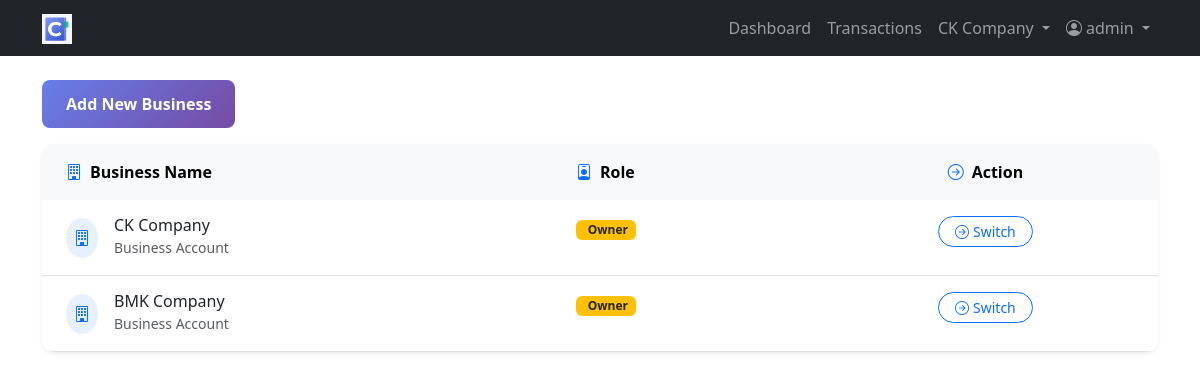
Before: / (signed in) with the older database file.
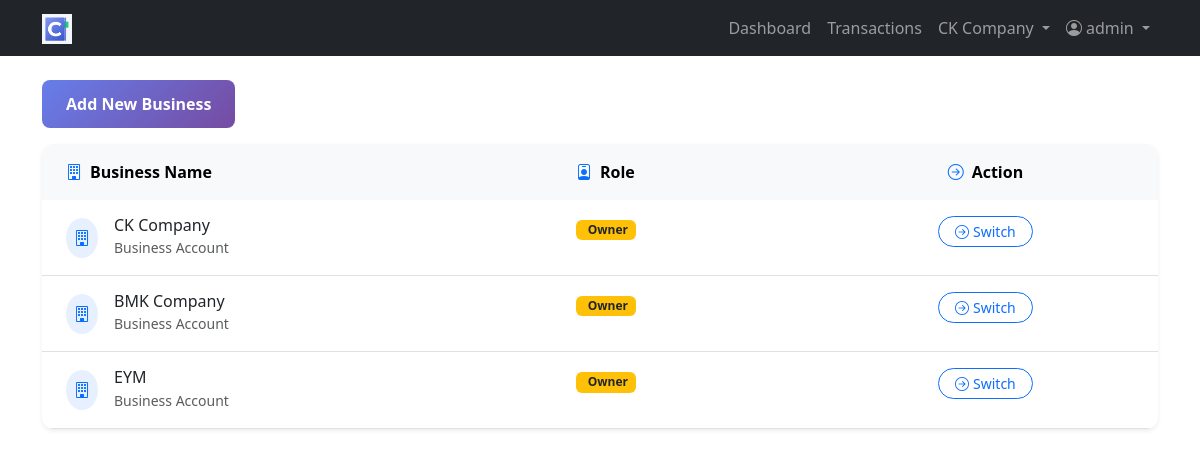
After: the same page with the newer database file.
### book/models.py (models this page shows, shortened)
class Business(models.Model):
    name = models.CharField(max_length=120, unique=True)
    category = models.ForeignKey(BusinessCategory, on_delete=models.SET_NULL, null=True, blank=True)
    business_type = models.ForeignKey(BusinessType, on_delete=models.SET_NULL, null=True, blank=True)
    created_at = models.DateTimeField(auto_now_add=True)
    class Meta:
        verbose_name = "Business"
        verbose_name_plural = "Businesses"

class Membership(models.Model):
    class Role(models.TextChoices):
        OWNER = 'OWNER', 'Owner'
        ADMIN = 'ADMIN', 'Admin'
        STAFF = 'STAFF', 'Staff'
    user = models.ForeignKey(User, on_delete=models.CASCADE)
    business = models.ForeignKey(Business, on_delete=models.CASCADE)
    role = models.CharField(max_length=8, choices=Role.choices)
    class Meta:
        unique_together = ('user', 'business')

### book/views.py (the view, shortened to what this page needs)
# urls.py: path('', views.home, name='home'),
@login_required
def home(request):
    memberships = Membership.objects.filter(user=request.user).select_related('business')
    form = BusinessForm()
    categories = BusinessCategory.objects.all()
    business_types = BusinessType.objects.all()
    return render(request, 'business/list.html', {
        'memberships': memberships,
        'form': form,
        'categories': categories,
        'business_types': business_types
    })

### book/context_processors.py (called while the page is built)
def current_business(request):
    biz_id = request.session.get('biz_id')
    biz = Business.objects.filter(id=biz_id).first() if biz_id else None
    memberships = []
    current_membership = None
    if request.user.is_authenticated:
        memberships = Membership.objects.filter(user=request.user).select_related('business')
        if biz_id:
            current_membership = Membership.objects.filter(user=request.user, business_id=biz_id).first()
    return {'current_business': biz, 'memberships': memberships, 'current_membership': current_membership}

### templates/business/list.html (shortened to what this page needs)
{% extends 'base.html' %}
{% block content %}
<div class="d-flex justify-content-between mb-3">
  <button class="btn btn-primary" data-bs-toggle="modal" data-bs-target="#createBusinessModal">Add New Business</button>
</div>
<div class="d-none d-md-block">
    <div class="card shadow-sm border-0">
        <div class="card-body p-0">
            <div class="table-responsive">
                <table class="table table-hover mb-0">
                    <thead class="table-light">
                        <tr>
                            <th class="border-0 py-3 px-4">
                                <i class="bi bi-building me-2 text-primary"></i>Business Name
                            </th>
                            <th class="border-0 py-3 px-4">
                                <i class="bi bi-person-badge me-2 text-primary"></i>Role
                            </th>
                            <th class="border-0 py-3 px-4 text-center">
                                <i class="bi bi-arrow-right-circle me-2 text-primary"></i>Action
                            </th>
                        </tr>
                    </thead>
                    <tbody>
                        {% for m in memberships %}
                        <tr class="border-bottom">
                            <td class="py-3 px-4">
                                <div class="d-flex align-items-center">
                                    <div class="bg-primary bg-opacity-10 rounded-circle p-2 me-3">
                                        <i class="bi bi-building text-primary"></i>
                                    </div>
                                    <div>
                                        <h6 class="mb-0 text-dark">{{ m.business.name }}</h6>
                                        <small class="text-muted">Business Account</small>
                                    </div>
                                </div>
                            </td>
                            <td class="py-3 px-4">
                                {% if m.role == 'OWNER' %}
                                    <span class="badge bg-warning text-dark">
                                        Owner
                                    </span>
                                {% elif m.role == 'ADMIN' %}
                                    <span class="badge bg-primary">
                                        <i class="bi bi-shield-check me-1"></i>Admin
                                    </span>
                                {% else %}
                                    <span class="badge bg-success">
                                        <i class="bi bi-person me-1"></i>Staff
                                    </span>
                                {% endif %}
                            </td>
                            <td class="py-3 px-4 text-center">
                                <a class="btn btn-outline-primary btn-sm rounded-pill px-3" href="{% url 'switch_business' m.business.id %}">
                                    <i class="bi bi-arrow-right-circle me-1"></i>Switch
                                </a>
                            </td>
                        </tr>
                        {% endfor %}
                    </tbody>
                </table>
            </div>
        </div>
    </div>
</div>
{% endblock %}

### templates/base.html (shortened to what this page needs)
{% load static %}
<!doctype html>
<html lang="en">
<head>
    <link href="https://cdn.jsdelivr.net/npm/bootstrap@5.3.3/dist/css/bootstrap.min.css" rel="stylesheet">
    <link rel="stylesheet" href="https://cdn.jsdelivr.net/npm/bootstrap-icons@1.11.3/font/bootstrap-icons.css">
</head>
<body>
    <nav class="navbar navbar-expand-lg navbar-dark bg-dark">
        <div class="container">
            <div class="d-flex w-100 align-items-center">
                <div class="me-2">
                    <a class="navbar-brand" href="{% url 'home' %}"><img src="{% static 'img/cb.png' %}" alt="CASHBOOK" width="30" height="30"></a>
                </div>
            </div>
            <div class="collapse navbar-collapse" id="navbarNav">
                <ul class="navbar-nav me-auto d-none d-lg-flex">
                    {% if current_business %}
                        {% if current_membership.role == 'OWNER' or current_membership.role == 'ADMIN' %}
                            <li class="nav-item"><a class="nav-link" href="{% url 'dashboard' %}">Dashboard</a></li>
                        {% endif %}
                        <li class="nav-item"><a class="nav-link" href="{% url 'transactions_list' %}">Transactions</a></li>
                    {% endif %}
                </ul>
                <ul class="navbar-nav">
                    {% if user.is_authenticated %}
                        <li class="nav-item dropdown">
                            <a class="nav-link dropdown-toggle" data-bs-toggle="dropdown" href="#">
                                {% if current_business %}
                                    {{ current_business.name }}
                                {% else %}
                                    Choose Business
                                {% endif %}
                            </a>
                        </li>
                        <li class="nav-item dropdown">
                            <a class="nav-link dropdown-toggle" data-bs-toggle="dropdown" href="#" role="button">
                                <i class="bi bi-person-circle me-1"></i>{{ user.get_full_name|default:user.username }}
                            </a>
                        </li>
                    {% else %}
                        <li class="nav-item"><a class="btn btn-outline-light btn-sm me-2" href="{% url 'login' %}">Login</a></li>
                    {% endif %}
                </ul>
            </div>
        </div>
    </nav>
    <main class="container py-4">
        {% block content %}{% endblock %}
    </main>
</body>
</html>

### templates/business/list.html (style rules this page uses)
@media (min-width: 768px) { .card { border-radius: 12px; overflow: hidden; } }
@media (min-width: 768px) { .btn { transition: all 0.2s ease; } }
.badge { animation: fadeInUp 0.3s ease; }
.btn-primary { background: linear-gradient(135deg, #667eea 0%, #764ba2 100%); border: none; border-radius: 8px; padding: 12px 24px; font-weight: 600; }

Changed rows visible on the page:
added Membership: business.name "EYM", role "Owner"
